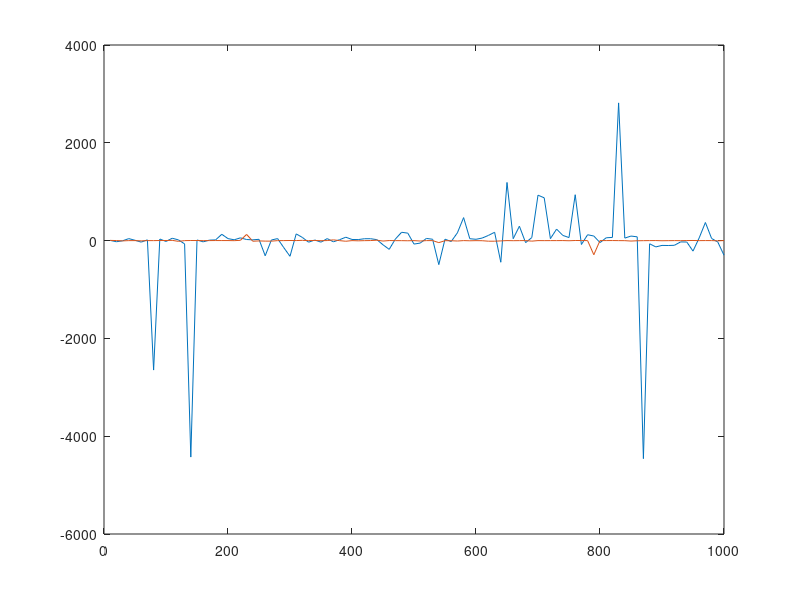

Source code (MATLAB):
N = 10:10:10^3;
for i=1:size(N,2)
    n = N(i);
    x = 1 - 2*rand(n, 1);
    M(i) = 1/mean(x);
    M_inv(i) = mean(arrayfun(@(t) 1/t, x));
end
plot(N, M);
hold on;
plot(N, M_inv);